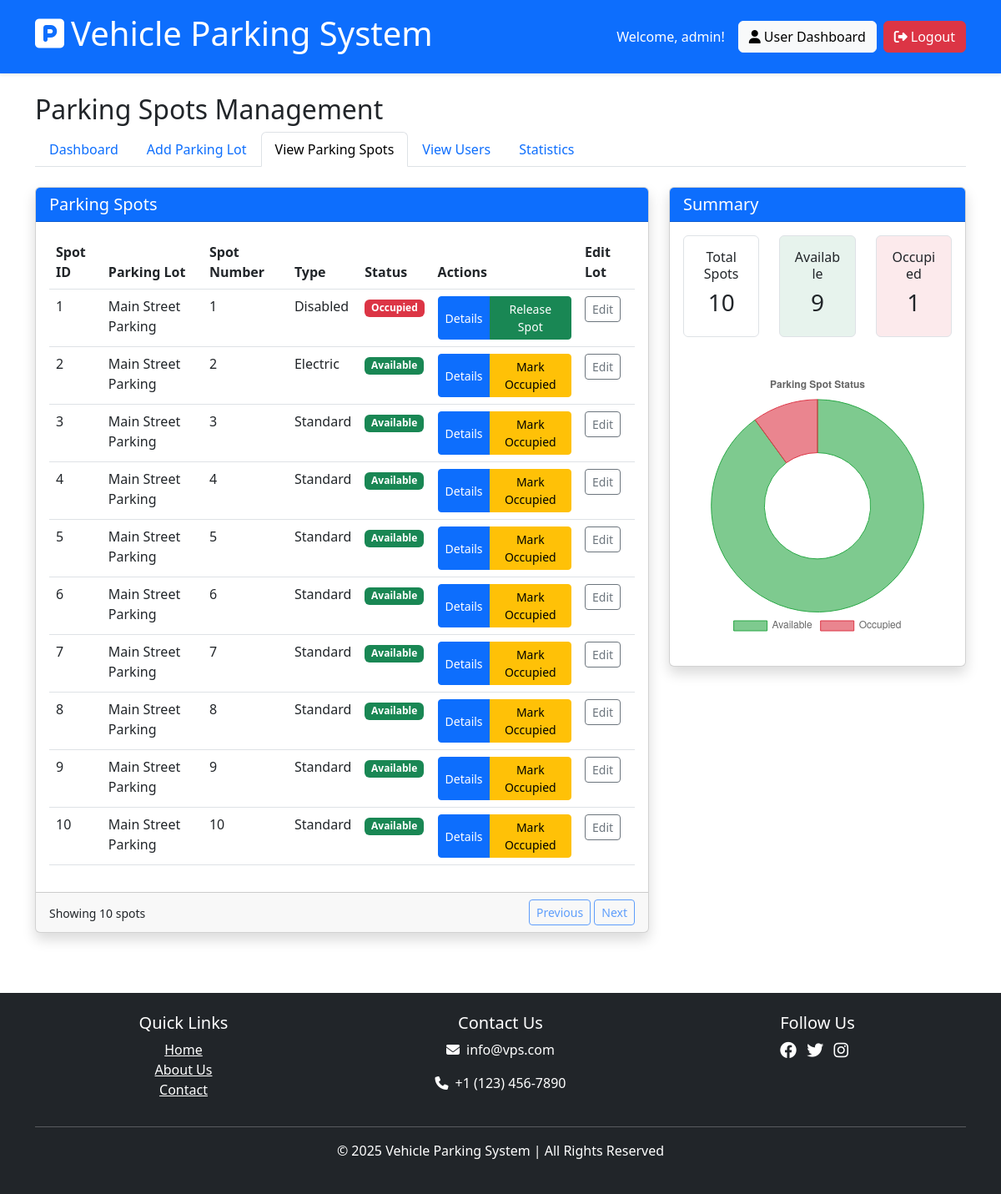
Before: /admin/view_parking_spots (signed in) with the older database file.
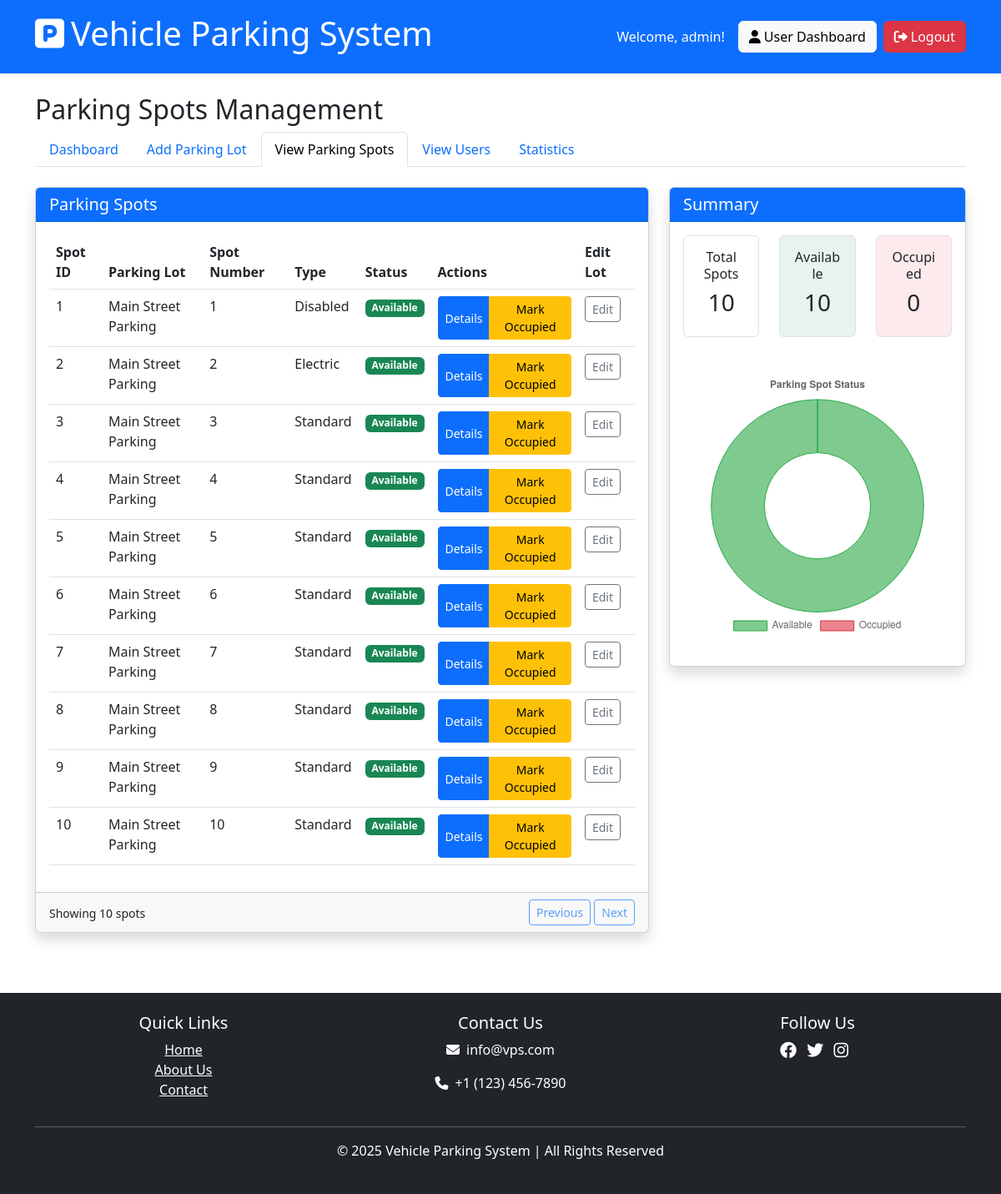
After: the same page with the newer database file.
### models/parking_spot.py (models this page shows, shortened)
class ParkingSpot(db.Model):
    id = db.Column(db.Integer, primary_key=True)
    spot_id = db.Column(db.String(50), nullable=False, unique=True)
    spot_number = db.Column(db.Integer, nullable=False)  # New: store the spot number as integer
    parking_lot_id = db.Column(db.Integer, db.ForeignKey('parking_lot.id'), nullable=False)
    is_available = db.Column(db.Boolean, default=True)
    spot_type = db.Column(db.String(50), default='standard')  # standard, disabled, electric, etc.
    created_on = db.Column(db.DateTime, default=lambda: datetime.now(timezone.utc))
    bookings = db.relationship('Booking', backref='spot', lazy=True, cascade="all, delete-orphan")
    @property
    def lot_id(self):
        return self.parking_lot_id

### routes/admin_routes.py (the view)
@admin_bp.route('/view_parking_spots')
@login_required
@admin_required
def view_parking_spots():
    lots = ParkingLot.query.all()
    lot_id = request.args.get('lot_id', type=int)
    status = request.args.get('status')
    spot_type = request.args.get('type')
    query = ParkingSpot.query
    if lot_id:
        query = query.filter_by(lot_id=lot_id)
    if status:
        if status == 'available':
            query = query.filter_by(is_available=True)
        elif status == 'occupied':
            query = query.filter_by(is_available=False)
    if spot_type and spot_type != 'all':
        query = query.filter_by(spot_type=spot_type)
    spots = query.all()
    total_spots = len(spots)
    available_spots = sum(1 for spot in spots if spot.is_available)
    occupied_spots = total_spots - available_spots
    return render_template('admin/view_parking_spots.html',
                          lots=lots,
                          spots=spots,
                          total_spots=total_spots,
                          available_spots=available_spots,
                          occupied_spots=occupied_spots,
                          selected_lot_id=lot_id)

### extensions.py (called while the page is built)
@login_manager.user_loader
def load_user(user_id):
    from models.admin import Admin
    from models.user import User
    admin = Admin.query.get(int(user_id))
    if admin:
        return admin
    return User.query.get(int(user_id))

### routes/admin_routes.py (called while the page is built, shortened)
def admin_required(f):
    @wraps(f)
    def decorated_function(*args, **kwargs):
        if not current_user.is_authenticated:
            flash('Please login to access this page.', 'warning')
            return redirect(url_for('admin.login'))
        return f(*args, **kwargs)
    return decorated_function

### templates/admin/view_parking_spots.html (shortened to what the changed rows need)
{% extends 'shared/base.html' %}
{% block content %}
<div class="row mb-4">
    <div class="col-12">
        <h2>Parking Spots Management</h2>
    </div>
</div>
<div class="row mb-4">
    <div class="col-md-8">
        <div class="card shadow">
            <div class="card-body">
                <div class="table-responsive">
                    <table class="table table-hover">
                        <thead>
                            <tr>
                                <th>Spot ID</th>
                                <th>Parking Lot</th>
                                <th>Spot Number</th>
                                <th>Type</th>
                                <th>Status</th>
                                <th>Actions</th>
                                <th>Edit Lot</th>
                            </tr>
                        </thead>
                        <tbody>
                            {% for spot in spots %}
                            {% set lot = spot.parking_lot %}
                            <tr>
                                <td>{{ spot.id }}</td>
                                <td>{{ lot.name if lot else 'N/A' }}</td>
                                <td>{{ spot.spot_number }}</td>
                                <td>{{ spot.spot_type|capitalize }}</td>
                                <td>
                                    <span class="badge {% if spot.is_available %}bg-success{% else %}bg-danger{% endif %}">
                                        {{ 'Available' if spot.is_available else 'Occupied' }}
                                    </span>
                                </td>
                                <td>
                                    <div class="btn-group">
                                        <button type="button" class="btn btn-sm btn-primary" data-bs-toggle="modal" data-bs-target="#spotDetailsModal"
                                                data-spot-id="{{ spot.id }}" data-spot-number="{{ spot.spot_number }}"
                                                data-lot-name="{{ lot.name if lot else 'N/A' }}" data-spot-type="{{ spot.spot_type }}">
                                            Details
                                        </button>
                                        {% if spot.is_available %}
                                        <button type="button" class="btn btn-sm btn-warning" data-bs-toggle="modal" data-bs-target="#markOccupiedModal"
                                                data-spot-id="{{ spot.id }}" data-spot-number="{{ spot.spot_number }}">
                                            Mark Occupied
                                        </button>
                                        {% else %}
                                        <button type="button" class="btn btn-sm btn-success" data-bs-toggle="modal" data-bs-target="#releaseSpotModal"
                                                data-spot-id="{{ spot.id }}" data-spot-number="{{ spot.spot_number }}">
                                            Release Spot
                                        </button>
                                        {% endif %}
                                    </div>
                                </td>
                                <td>
                                    {% if lot %}
                                    <button type="button" class="btn btn-sm btn-outline-secondary" data-bs-toggle="modal" data-bs-target="#editLotModal"
                                            data-lot-id="{{ lot.id }}" data-lot-name="{{ lot.name }}" data-lot-address="{{ lot.address }}" data-lot-pin="{{ lot.pin_code }}" data-lot-price="{{ lot.price }}">
                                        Edit
                                    </button>
                                    {% else %}
                                    <span class="text-muted">N/A</span>
                                    {% endif %}
                                </td>
                            </tr>
                            {% endfor %}
                        </tbody>
                    </table>
                </div>
            </div>
        </div>
    </div>
    <div class="col-md-4">
        <div class="card shadow">
            <div class="card-body">
                <div class="mb-4">
                    <div class="row text-center">
                        <div class="col-md-4 mb-3">
                            <div class="border rounded p-3 bg-success bg-opacity-10">
                                <h6>Available</h6>
                                <h3>{{ available_spots }}</h3>
                            </div>
                        </div>
                        <div class="col-md-4 mb-3">
                            <div class="border rounded p-3 bg-danger bg-opacity-10">
                                <h6>Occupied</h6>
                                <h3>{{ occupied_spots }}</h3>
                            </div>
                        </div>
                    </div>
                </div>
                <div class="mb-3">
                    <canvas id="spotStatusChart"></canvas>
                </div>
            </div>
        </div>
    </div>
</div>
{% endblock %}

Changed rows visible on the page:
changed ParkingSpot "Disabled": is_available "Occupied" → "Available"; is_available "Release Spot" → "Mark Occupied"
Other visible differences:
{{ available_spots }}: "9" → "10"
{{ occupied_spots }}: "1" → "0"
chart data {{ available_spots }}: 9 → 10
chart data {{ occupied_spots }}: 1 → 0
